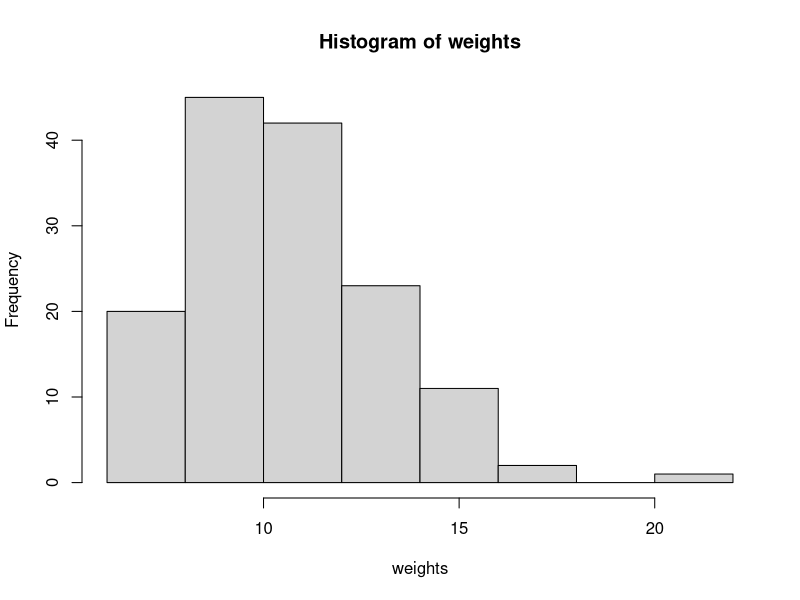
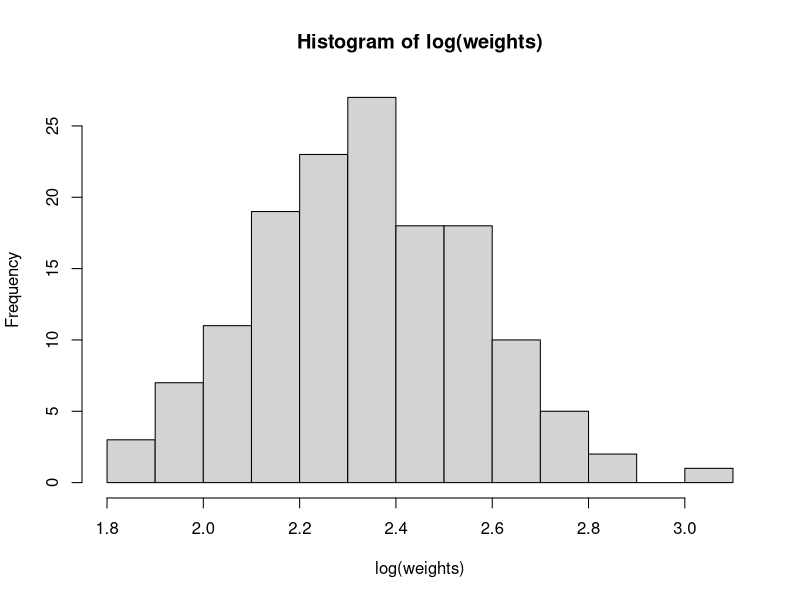
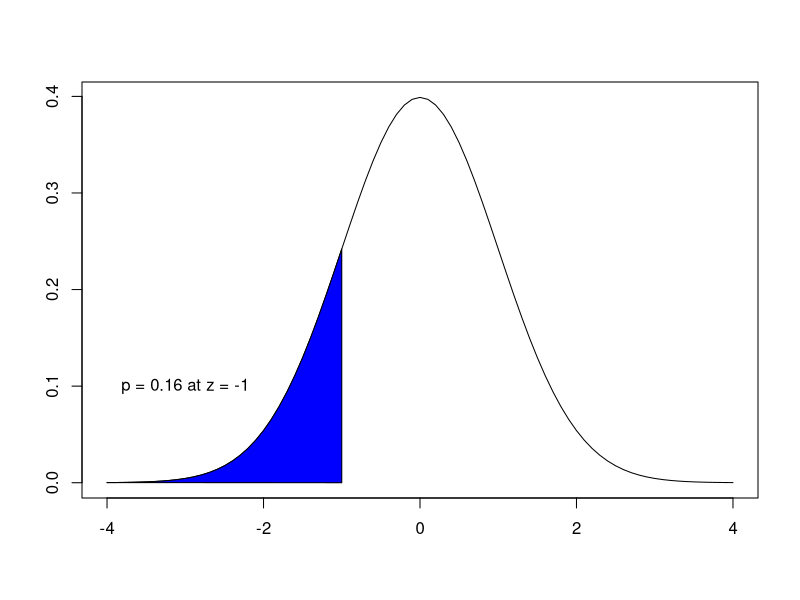
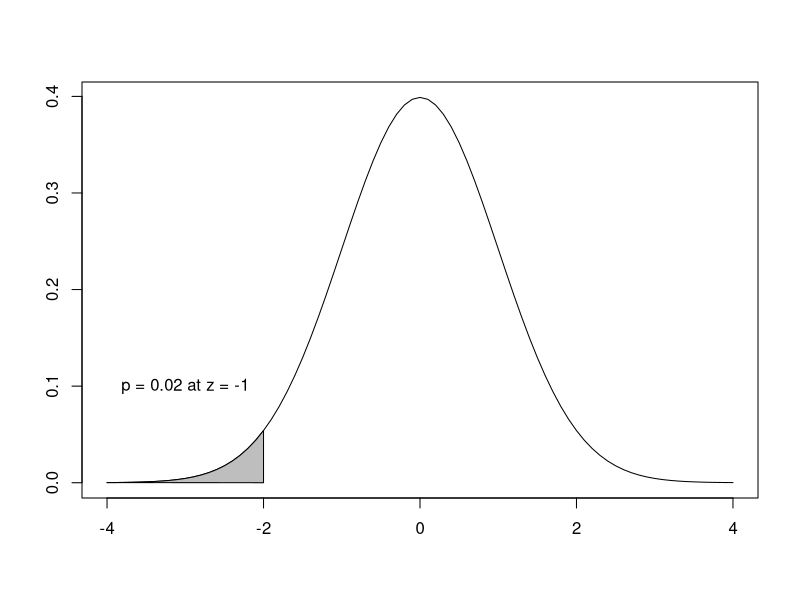
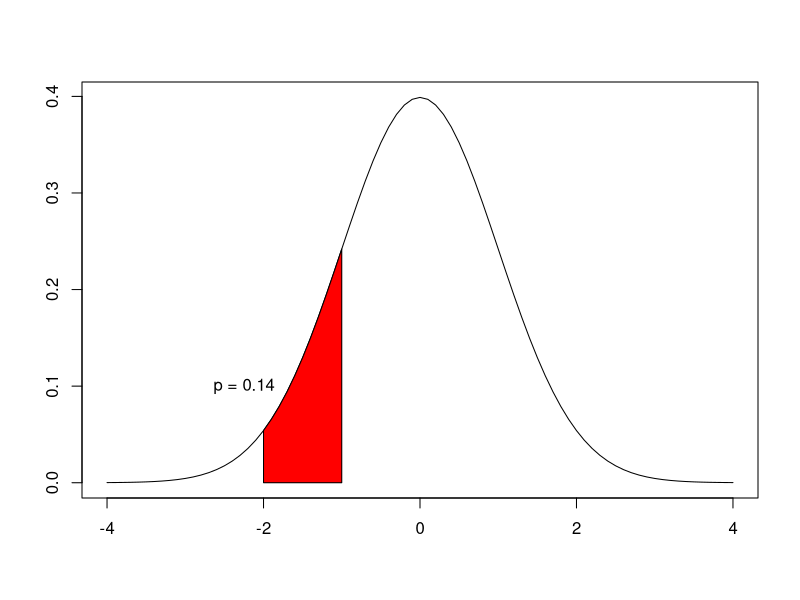

Source code (R) for these figures, in order:
## ---- chunk 1

mendel <- read.csv("./Datasets/MendelPeas.csv")


roundO <- sum(mendel[mendel$shape == "round", "count"])
wrinkledO <- sum(mendel[mendel$shape == "wrinkled", "count"])

(Observed <- c(roundO, wrinkledO))

## ---- chunk 2

Er <- (556/4)*3

Ew <- (556/4)*1

(Expected <- c(Er, Ew))

## ---- chunk 3

mTab <- data.frame(Observed, Expected)
rownames(mTab) <- c("round", "wrinkled")
mTab
## ---- chunk 4


(chiAdj <- sum((abs(Observed - Expected) - 0.5)^2 / Expected))

## ---- chunk 5

(criticalChi <- qchisq(p = 1 - 0.05, df = 1))

(pval <- pchisq(chiAdj, df = 1, lower.tail = F))

## ---- chunk 6

mendel

(Observed2 <- mendel[,c(3:4)])

#Just as before, the total number of plants is 556.  
ExpRY <- 9*(556/16)
ExpRG <- 3*(556/16)
ExpWY <- 3*(556/16)
ExpWG <- 1*(556/16)

(Expected2 <- c(ExpRY, ExpRG, ExpWY, ExpWG))

mTab2 <- data.frame(Observed2, Expected2)

mTab2
## ---- chunk 7

(chi2 <- sum((Observed2$count - Expected2)^2 / Expected2))

## ---- chunk 8

k <- 4 # We have 4 classes

(criticalChi2 <- qchisq(p = 1 - 0.05, df = k-1))

(pval2 <- pchisq(chi2, df = k-1, lower.tail = F))

## ---- chunk 9

x <- Observed2$count
p <- c(9/16, 3/16, 3/16, 1/16)

chisq.test(x = x, p = p)

## ---- chunk 10

library(MASS)
cwt <- cats

#sorting the heart weights into a vector
weights <- sort(cwt$Hwt)

## ---- chunk 11

hist(weights)

## ---- chunk 12

hist(log(weights))

## ---- chunk 13

classes <- 1:9 #number of intervals

#log transform
logwt <- log(weights)

#Get the total range of values:
range <- max(logwt) - min(logwt) 

#Length of each bin interval when k = 9:
binInt <- range/9

#The endpoints of the bin intervals:
endpoints <- seq(min(logwt), max(logwt), binInt)

## ---- chunk 14
#set up a vector of NAs that will hold the observed frequencies
Ofreq <- rep(NA, 9)
#We use a logical query for each interval, where we ask which logwts are less than or equal to endpoint i, starting at i = 2 since the first endpoint is the minimum logwt., and greater than the previous endpoint.
#Then we sum each result to get the frequency of observations in each interval i.

for(i in 2:10){
   Ofreq[i-1] <- sum(logwt > (endpoints[i-1]) & 
                      logwt <= endpoints[i])
}

#we add 1 to Ofreq[1] since the minimum logwt value was not included in the first interval frequency using the code above. 
Ofreq[1] <- Ofreq[1] + 1 

Ofreq
## ---- chunk 15

meanWt <- mean(logwt)
sdWt <- sd(logwt)
(zscores <- (endpoints[-1] - meanWt) / sdWt)

## ---- chunk 16

pnorm(-1)
x <- seq(-4, 4, 0.1)
y <- dnorm(x)
plot(x, y, type = "l", ylab = "", xlab = "")
polygon(c( x[x<=-1], -1 ),  c(y[x<=-1],0 ), col="blue")
text(-3, 0.1, "p = 0.16 at z = -1")
## ---- chunk 17

pnorm(-2)
x <- seq(-4, 4, 0.1)
y <- dnorm(x)
plot(x, y, type = "l", ylab = "", xlab = "")
polygon(c( x[x<=-2], -2 ),  c(y[x<=-2],0 ), col="gray")
text(-3, 0.1, "p = 0.02 at z = -1")

## ---- chunk 18

pnorm(-1) - pnorm(-2)
x <- seq(-4, 4, 0.1)
y <- dnorm(x)
plot(x, y, type = "l", ylab = "", xlab = "")
polygon(c(-2, x[x<=-1 & x >= -2], -1 ),  c(0,y[x<=-1 & x >= -2],0 ), col="red")
text(-2.25, 0.1, "p = 0.14")




## ---- chunk 19

pnorm(-1) - pnorm(-2)

## ---- chunk 20

probs <- rep(NA, 9)
probs[1] <- pnorm(zscores[1])

for(i in 2:9){
   probs[i] <- pnorm(zscores[i]) - pnorm(zscores[i-1])
}

## ---- chunk 21
(Efreq <- probs * sum(Ofreq))
## ---- chunk 22

(chiSq <- (sum((Ofreq - Efreq)^2/Efreq)))

## ---- chunk 23

k <- 9

#Critical chi-squared value at alpha = 0.05
qchisq(p = 1 - 0.05, df = k-3)
#p value at our test statistic
pchisq(chiSq, k-3, lower.tail = F)

## ---- chunk 24
planttab <- read.csv("./Datasets/rareplants2.csv")[-1]
knitr::kable(x = planttab,
             col.names = c("Species type", "Dry", "Wet", "Wet or Dry", "Total"), 
             caption = "Observed frequencies of common versus rare plant species in South Australia and Victoria, Australia according to habitat type (dry only, wet only, and wet or dry)."
)
## ---- chunk 25
#create a table from the original data table, with appropriate dimensions just to hold joint probabilities:
plantP <- planttab[1:2,2:4] 
#total sample size:
Grand <- as.numeric(planttab[3,5])
#Create vectors of the marginal probabilities
(HabP <- as.numeric(planttab[3,2:4])/Grand)
(SpP <- as.numeric(planttab[1:2,5])/Grand)

#multiply the row and column marginal probabilities to get the joint probabilities in each cell:
for(j in 1:2){
   for(k in 1:3){
      plantP[j,k] <- SpP[j] * HabP[k]
   }
}

rownames(plantP) <- c("common", "rare")
knitr::kable(x = round(plantP,2),
             col.names = c("Dry", "Wet", "Wet or Dry"), 
             caption = "Joint probabilities given the marginal probabilities in rows and columns"
)
## ---- chunk 26

Exp <- plantP * Grand
knitr::kable(x = Exp,
             col.names = c("Dry", "Wet", "Wet or Dry"), 
             caption = "Expected frequencies if the rareness of plant species was independent of habitat type"
)
## ---- chunk 27

#Matrices of the observed and expected frequencies:
Obs <- apply(planttab[1:2, 2:4], c(1,2), "as.numeric")
Exp

(chiSq <- sum((Obs - Exp)^2/Exp))

## ---- chunk 28

(crit <- qchisq(1-0.05, df = 2))
(pval <- pchisq(chiSq, df = 2, lower.tail = F))

## ---- chunk 29

chisq.test(Obs)
## ---- chunk 30

(Obs - Exp)^2/Exp

## ---- chunk 31

knitr::kable(x = planttab[1:2, 1:4],
             col.names = c("Species type", "Dry", "Wet", "Wet or Dry")
)

## ---- chunk 32

rownames(Exp) <- NULL
Exp$spt <- c("common", "rare")
Exp <- cbind(Exp$spt, round(Exp[1:3],0))
knitr::kable(x = Exp,
             col.names = c("Species type", "Dry", "Wet", "Wet or Dry")
)

## ---- chunk 33
knitr::opts_chunk$set(echo = TRUE)

## ---- chunk 34
olives <- read.csv("./Datasets/olives.csv")

##use table() to calculate the frequencies of each cultivar/No.seeds combination in the data. 
(olivect <- table(olives))

#marginal totals:

(cultSums <- rowSums(olivect))
(seedSums <- colSums(olivect))

## ---- chunk 35

#First, calculate the total number of olive fruits used in this study:

(total <- sum(cultSums)) #or
total <- nrow(olives)

#2A:
#Calculate the marginal probabilities of being a particular cultivar type:

(cultp <- cultSums/total)

#Calculate the marginal probabilities of having a certain number of seeds:

(seedp <- seedSums/total)

#2B:
#Fill a table with the calculated joint probabilities for each combination of cultivar and number of seeds:

##Copy the dimensions of the cont. table to a new table.  We will do this by simply copying the original contingency table, then replacing the original observed frequencies with joint probabilities:

jprobs <- as.matrix(olivect)

#Fill the "Ascolana Tenera" cultivar row with joint probabilities by multiplying the marginal "Ascolana Tenera" probability by all the marginal  probabilities from seedp.  Since the probabilities from seedp are in the same order as the jprobs columns, this will work fine:

jprobs["Ascolana Tenera", ] <- cultp["Ascolana Tenera"] * seedp

#Do the same for the other four cultivar types:

jprobs["Carolea", ] <- cultp["Carolea"] * seedp
jprobs["Leccino", ] <- cultp["Leccino"] * seedp
jprobs["Picholine", ] <- cultp["Picholine"] * seedp

#2C:
#Calculate the expected frequencies based on the joint probabilities under the null hypothesis multiplied by the total number of fruits sampled.  

(oliveExp <- jprobs * total)


## ---- chunk 36

#Calculate chi square values for each cell:

(chisqtable <- (olivect - oliveExp)^2 / oliveExp)

(chisq <- sum(chisqtable))


## ---- chunk 37

#Calculate the degrees of freedom
j <- nrow(olivect); k  = ncol(olivect)
df <- (j-1)*(k-1)

#Calculate the critical value
(crit <- qchisq(0.95, df))

#Is our test statistic equal to or greater than our critical value?
chisq >= crit

#You could also simply get the p value to use as your decision rule:
(pvalue <- pchisq(chisq, df, lower.tail = F))


#We just performed a test of independence by hand, but R actually has a single function that will do it all at once for you:
chisq.test(olivect)


## ---- chunk 38
mice <- read.csv("./Datasets/mice.csv")

##use table() to calculate the frequencies of each treatment/result combination in the data. 
(micect <- table(mice))

#marginal totals:

(treatSums <- rowSums(micect))
(survSums <- colSums(micect))

## ---- chunk 39

#First, calculate the total number of mice used in this study:

(total <- sum(treatSums)) #or
total <- nrow(mice)

#2A:
#Calculate the marginal probabilities of getting a particular treatment:

(treatp <- treatSums/total)

#Calculate the marginal probabilities of surviving or not:

(survp <- survSums/total)

#2B:
#Fill a table with the calculated joint probabilities for each combination of treatment type and survival outcome:

##Copy the dimensions of the cont. table to a new table.  We will do this by simply copying the original contingency table, then replacing the original observed frequencies with joint probabilities:

jprobs <- as.matrix(micect)

#Fill the "antiserum" treatment row with joint probabilities by multiplying the marginal "antiserum" probability by all the marginal  probabilities from survp.  Since the probabilities from survp are in the same order as the jprobs columns, this will work fine:

jprobs["antiserum", ] <- treatp["antiserum"] * survp

#Do the same for the other treatment type:

jprobs["experimental", ] <- treatp["experimental"] * survp

jprobs["control", ] <- treatp["control"] * survp


#2C:
#Calculate the expected frequencies based on the joint probabilities under the null hypothesis multiplied by the total number of mice sampled.  

(miceExp <- jprobs * total)


## ---- chunk 40

#Calculate chi square values for each cell:

(chisqtable <- (micect - miceExp)^2 / miceExp)

(chisq <- sum(chisqtable))


## ---- chunk 41

#Calculate the degrees of freedom
j <- nrow(micect); k  = ncol(micect)
df <- (j-1)*(k-1)

#Calculate the critical value
(crit <- qchisq(0.95, df))

#Is our test statistic equal to or greater than our critical value?
chisq >= crit

#You could also simply get the p value to use as your decision rule:
(pvalue <- pchisq(chisq, df, lower.tail = F))


#We just performed a test of independence by hand, but R actually has a single function that will do it all at once for you:
chisq.test(micect)


